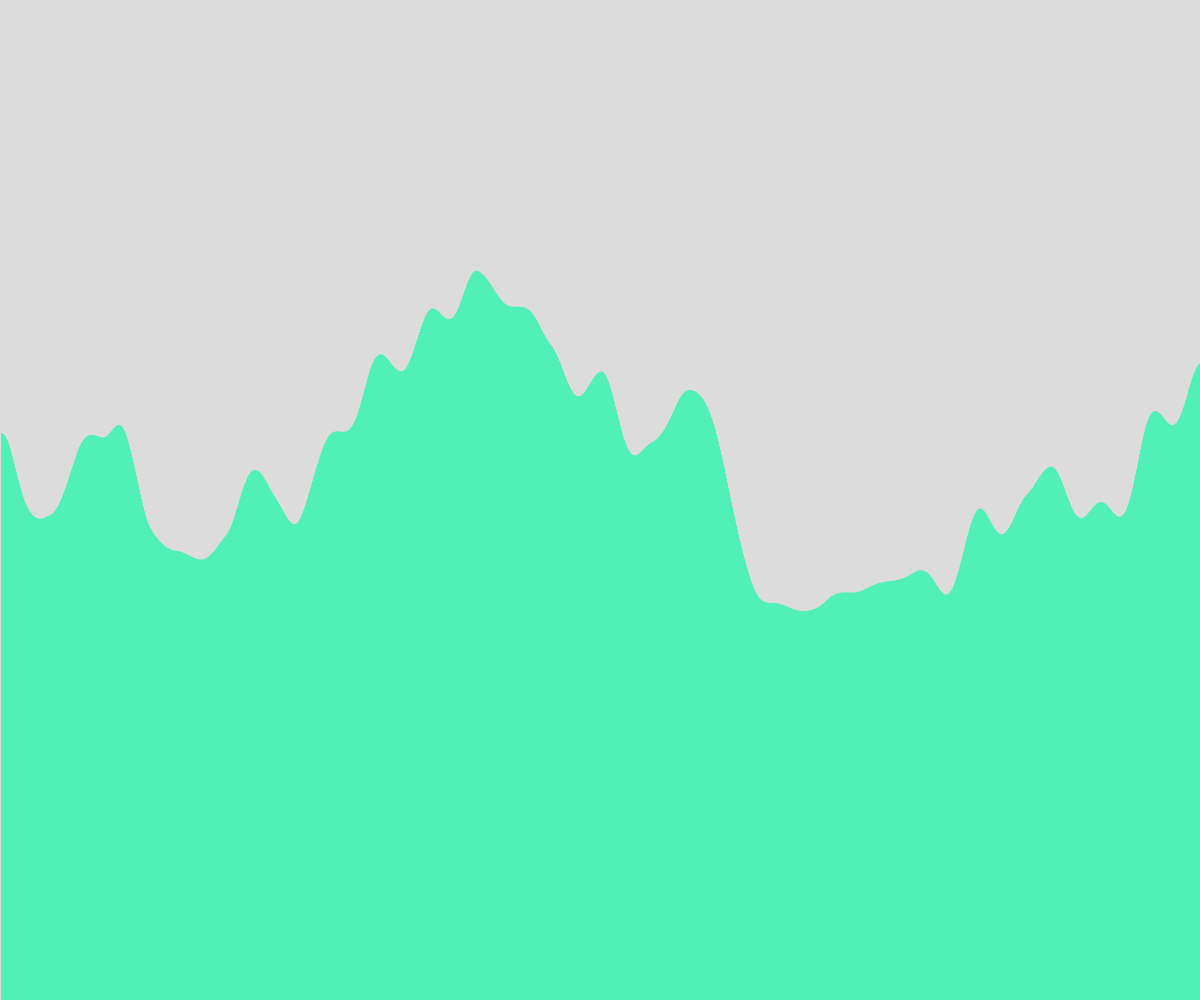
Frame 1 (no input)
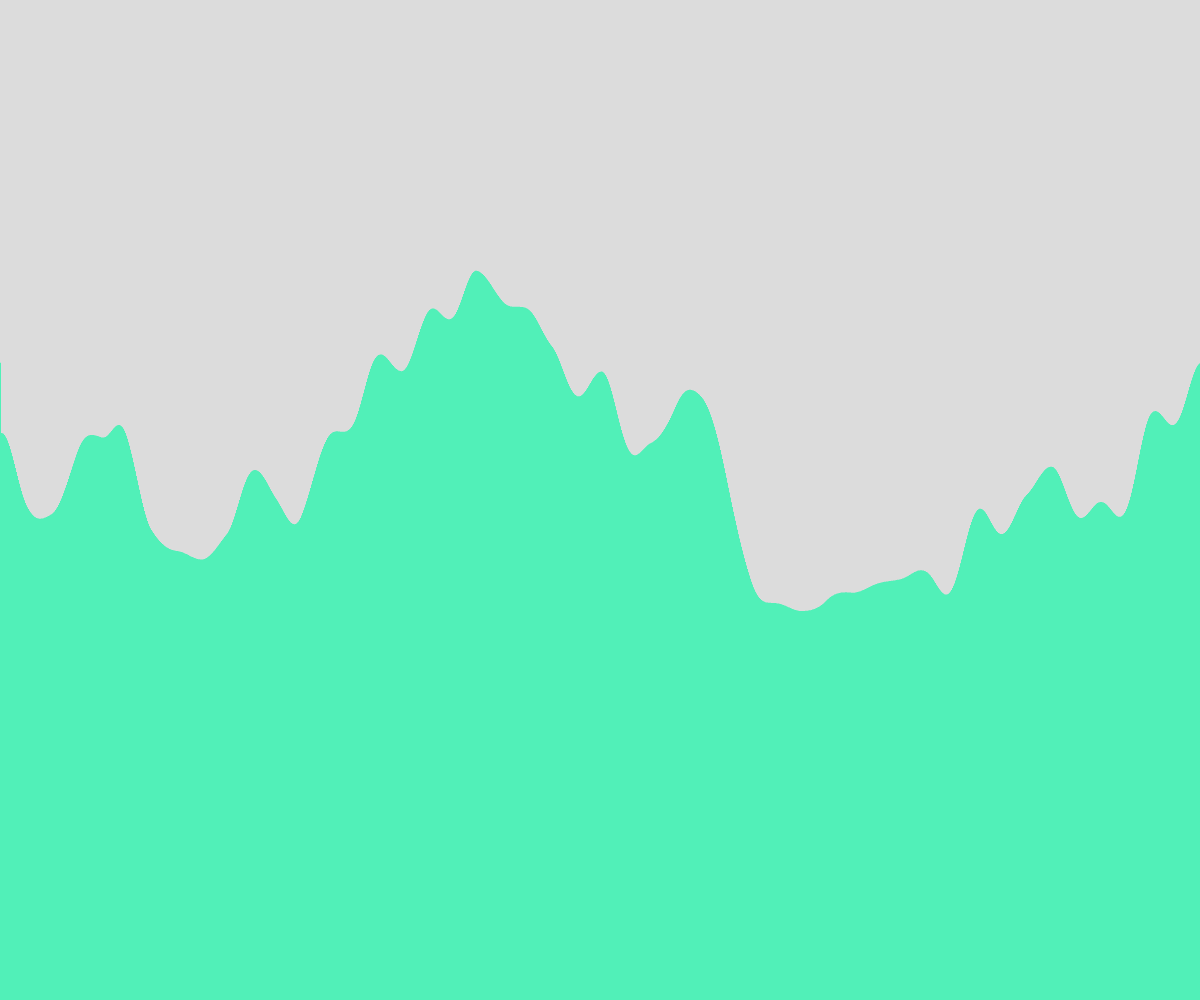
Frame 60 (no input)
Frame 120 (the mouse pressed at the canvas centre since frame 60): identical to frame 60, image omitted

The p5.js sketch that drew these frames (run headless with seeded random() and noise() and a simulated clock; from frame 60 on, the mouse is pressed at the canvas centre):

// p5.js sketch
// ── sketch.js
// Project Title
// Your Name
// Date
//
// Extra for Experts:
// - describe what you did to take this project "above and beyond"

let rectWidth = 1;
let y;
let yTime = 10;
let moveRect = 0.1;

function setup() {
  createCanvas(windowWidth, windowHeight);
  rectMode(CORNERS);
  strokeWeight(0);

}

function generateTerrain(){
  let yTime = 10;
  for(let x = 0;x<width;x+=rectWidth){
    fill(81, 240, 184);
    rect(x,y,x+rectWidth,height);
    y = map(noise(yTime),0,1,30,height-100);
    yTime +=0.005;
  }

}

function draw() {
  background(220);
  generateTerrain();

}
